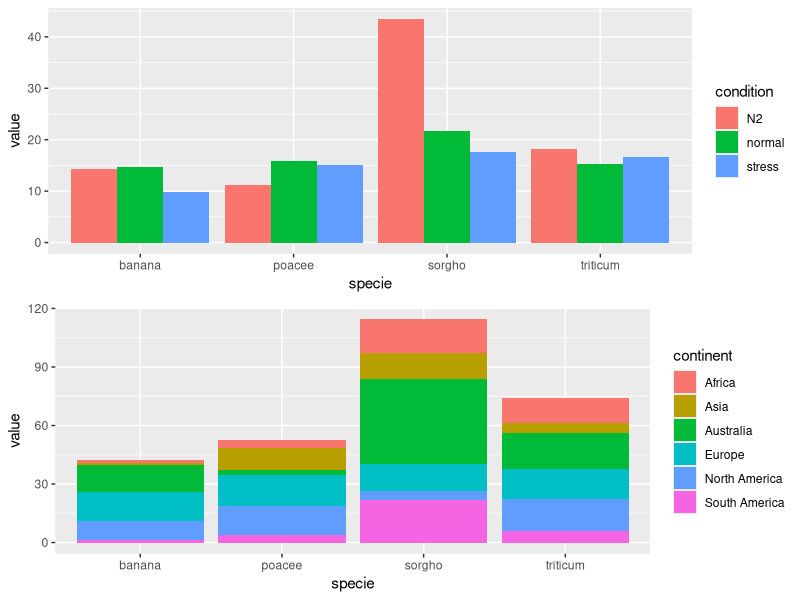
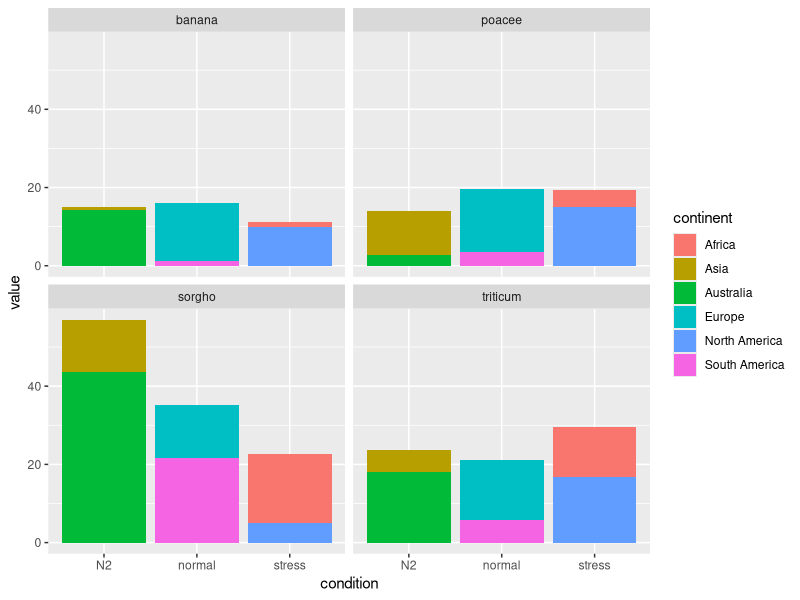
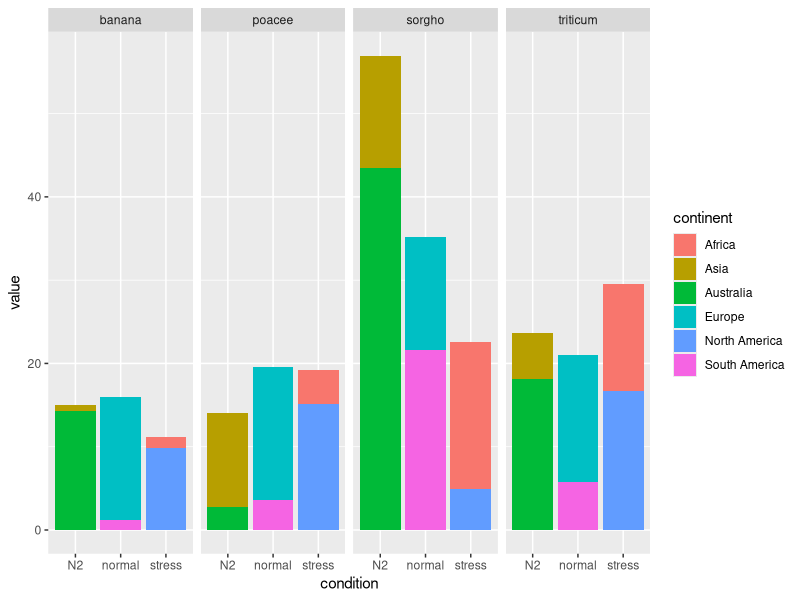
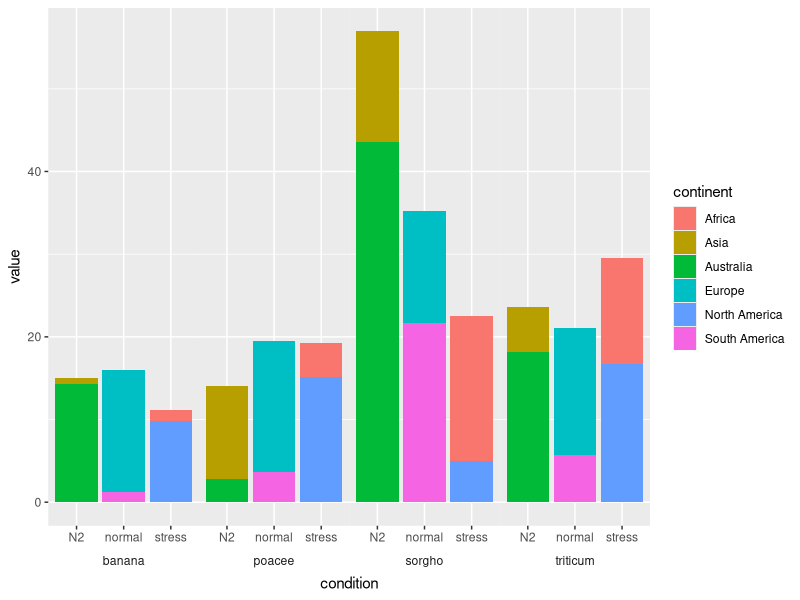

Recreate these plots in R, in order.
## ---- chunk 1
#| output: FALSE
library(ggplot2)

set.seed(2022)
specie <- c(rep("sorgho", 6), rep("poacee", 6), 
            rep("banana", 6), rep("triticum", 6))
condition <- rep(c("normal" , "stress" , "N2") , 8)
continent <- rep(c("Europe", "Africa", "Asia", "South America",          
                   "North America", "Australia"), 4)
value <- abs(rnorm(24 , 0 , 15))
data <- data.frame(specie, condition, continent, value)
head(data)
## ---- chunk 2
#| fig-caption: "Two plots graphed together with `gridExtra::grid.arrange()`"
#| alt-text: "A grouped chart and a stacked chart on top of each other"
one <- ggplot(data) +
  geom_bar(aes(x = specie, y = value, fill = condition), 
           position = "dodge", stat = "identity")
two <- ggplot(data) +
  geom_bar(aes(x = specie, y = value, fill = continent), 
           position = "stack", stat = "identity")
gridExtra::grid.arrange(one, two, nrow = 2)
## ---- chunk 3
#| output: FALSE
ggplot(data) +
  geom_bar(aes(x = condition, y = value, fill = continent),
           position = "stack",
           stat = "identity") +
  facet_wrap(~ specie)
## ---- chunk 4
#| fig-cap: "Using facet_grid() to show multiple plots next to each other"
#| alt-text: "Four stacked bar charts side-by-side"
ggplot(data) +
  geom_bar(aes(x = condition, y = value, fill = continent),
           position = "stack",
           stat = "identity") +
  facet_grid(~ specie)
## ---- chunk 5
#| fig-cap: "The graph that we came here for"
#| alt-text: "A grouped and stacked bar chart"
ggplot(data) +
  geom_bar(aes(x = condition, y = value, fill = continent),
           position = "stack",
           stat = "identity") +
  facet_grid(~ specie, switch = "x") +
  theme(strip.placement = "outside",
        strip.background = element_rect(fill = NA, color = "white"),
        panel.spacing = unit(-.01,"cm"))
